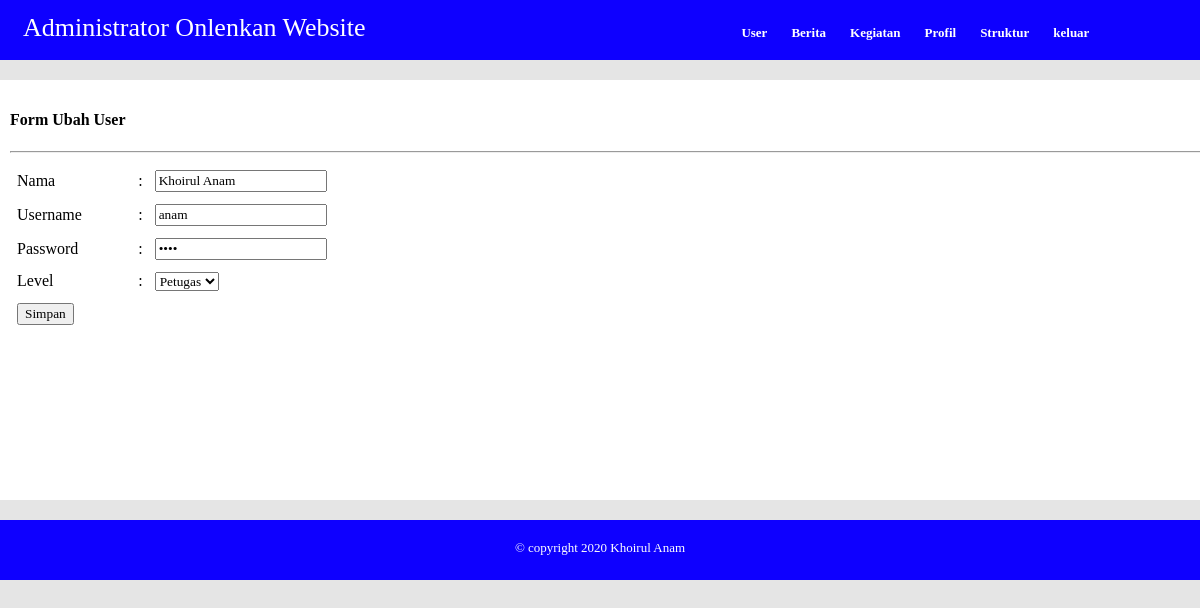
/admin/?page=uuser&id=2 (signed in), run on the app's committed database.
### tables this page shows
CREATE TABLE `user` (
  `iduser` int(2) NOT NULL,
  `nama` varchar(40) NOT NULL,
  `username` varchar(10) NOT NULL,
  `password` varchar(32) NOT NULL,
  `level` enum('Admin','Petugas') NOT NULL
);

### admin/hal/uuser.php (the view, shortened to what this page needs)
<?php
	$id = $_GET['id'];
	$sql = mysqli_query($konek,"select * from user where iduser = '$id'");
	$r = mysqli_fetch_assoc($sql);
?>
<h4>Form Ubah User</h4>
<hr>
<form action="" method="post" enctype="multipart/form-data">
	<table width="100%" cellpadding="5" cellspacing="2">
		<tr>
			<td width="10%">Nama</td>
			<td width="1%">:</td>
			<td><input type="text" name="txtnama" placeholder="Masukkan Nama" required value="<?=$r['nama']?>"></td>
		</tr>
		<tr>
			<td width="10%">Username</td>
			<td>:</td>
			<td><input type="text" name="txtuser" placeholder="Masukkan Username" required value="<?=$r['username']?>"></td>
		</tr>
		<tr>
			<td>Password</td>
			<td>:</td>
			<td><input type="password" name="txtpass" placeholder="Masukkan Password" required value="<?=$r['password']?>"></td>
		</tr>
		<tr>
			<td>Level</td>
			<td>:</td>
			<td>
				<select name="txtlevel" required>
					<option value="<?=$r['level']?>"><?=$r['level']?></option>
				</select>
			</td>
		</tr>
		<tr>
			<td colspan="3">
				<input type="submit" name="ubahuser" value="Simpan">
			</td>
		</tr>
	</table>
</form>

### css/style.css (style rules this page uses)
* { font-family: poppins; }
body { background: #e5e5e5; margin: 0 ; }
form { margin-top: 10px; }

### data on the page
user: txtnama "Khoirul Anam", txtuser "anam", txtlevel "Petugas"
